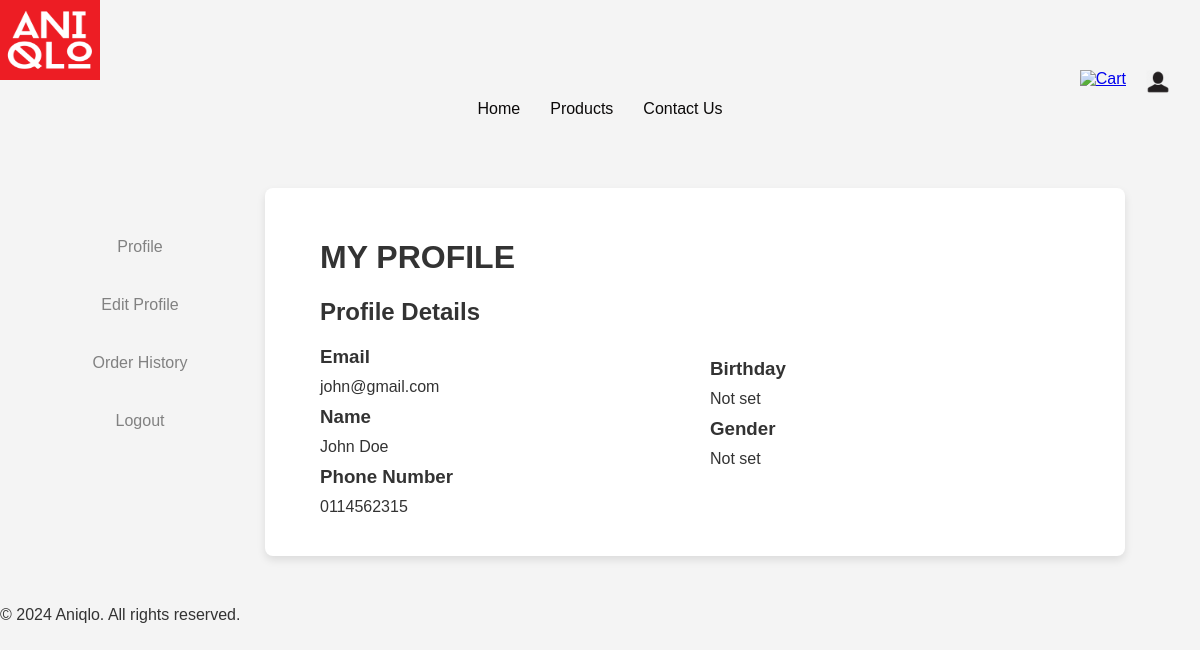
/account (signed in), run on the app's committed database.
### tables this page shows
CREATE TABLE users(
    user_id INT(10) PRIMARY KEY AUTO_INCREMENT,
    email VARCHAR(255) NOT NULL,
    password VARCHAR(255) NOT NULL,
    name VARCHAR(255) NOT NULL,
    phone_num VARCHAR(15) NOT NULL,
    bday DATE,
    gender VARCHAR(20),
    cart_id INT(10)
);

### account/index.php (the view, shortened to what this page needs)
<?php
$user_id = $_SESSION['user_id'];
$servername = "localhost";
$username = "root";
$password = "";
$dbname = "aniqlo_db";
$conn = new mysqli($servername, $username, $password, $dbname);
$sql = "SELECT name, email, phone_num, bday, gender FROM users WHERE user_id = '$user_id'";
$result = mysqli_query($conn, $sql);
$user = mysqli_fetch_assoc($result);
?>
<!DOCTYPE html>
<html lang="en">
<head>
    <link rel="stylesheet" href="../myStyle/profileStyle.css">
	<link rel="stylesheet" href="../myStyle/style.css">
</head>
<body>
<?php include('../includes/header.php'); ?>
<?php include('../includes/navigation.php'); ?>
<div class = "wrapper">
	<div class = "sidebar">
	<?php include('profileTools.php'); ?>
	</div>
	<div class="profile-container">
		<div class="profile-info-left">
			<h1>MY PROFILE</h1>
			<h2> Profile Details </h2>
			<h3>Email</h3>
			<p><?php echo $user['email']; ?></p>
			<h3>Name</h3>
			<p><?php echo $user['name']; ?></p>
			<h3>Phone Number</h3>
			<p><?php echo $user['phone_num']; ?></p>
		</div>
		<div class="profile-info-right">
			<h3>Birthday</h3>
			<p><?php echo $user['bday'] ? $user['bday'] : "Not set"; ?></p>
			<h3>Gender</h3>
			<p><?php echo $user['gender'] ? $user['gender'] : "Not set"; ?></p>
		</div>
	</div>
</div>
<?php include('../includes/footer.php');?>
</body>
</html>

### mystyle/profileStyle.css (style rules this page uses)
body { font-family: 'Arial', sans-serif; background-color: #f4f4f4; color: #333; margin: 0; padding: 0; }
.wrapper { display: flex; justify-content: center; align-items: flex-start; margin-top: 50px; margin-bottom: 50px; }
.sidebar { width: 150px; padding: 20px 20px 20px 20px; position: relative; }
.profile-container { flex: 1; margin-left: 30px; margin-right: 30px; background-color: #fff; border-radius: 8px; box-shadow: 0 4px 8px rgba(0, 0, 0, 0.1); padding: 20px 30px; width: 80%; max-width: 800px; display: flex; justify-content: space-between; align-items: flex-start; }
.profile-info-left, .profile-info-right { text-align: left; padding: 10px 25px; }
.profile-info-left { flex: 1; padding-right: 15px; }
.profile-info-right { flex: 1; padding-left: 15px; padding-top: 140px; }
.profile-info-left h3, .profile-info-right h3, .profile-info-left p, .profile-info-right p { margin-top: 10px; margin-bottom: 10px; }

### data on the page
users: email "john@gmail.com", name "John Doe", phone_num "0114562315"
